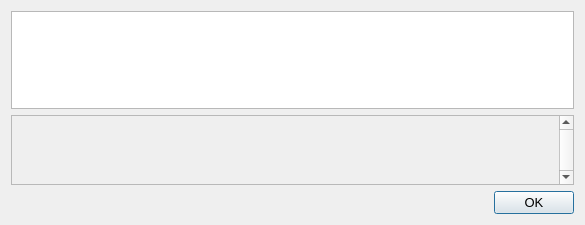
<?xml version="1.0" encoding="UTF-8"?>
<ui version="4.0">
 <class>HelpMessageDialog</class>
 <widget class="QDialog" name="HelpMessageDialog">
  <property name="geometry">
   <rect>
    <x>0</x>
    <y>0</y>
    <width>585</width>
    <height>225</height>
   </rect>
  </property>
  <property name="font">
   <font>
    <pointsize>10</pointsize>
   </font>
  </property>
  <property name="windowTitle">
   <string notr="true">ENSURANCE Core - Command-line options</string>
  </property>
  <layout class="QHBoxLayout" name="horizontalLayout_2">
   <item>
    <layout class="QVBoxLayout" name="verticalLayout">
     <item>
      <widget class="QTextEdit" name="helpMessage">
       <property name="readOnly">
        <bool>true</bool>
       </property>
      </widget>
     </item>
     <item>
      <widget class="QScrollArea" name="scrollArea">
       <property name="verticalScrollBarPolicy">
        <enum>Qt::ScrollBarAlwaysOn</enum>
       </property>
       <property name="widgetResizable">
        <bool>true</bool>
       </property>
       <widget class="QWidget" name="scrollAreaWidgetContents">
        <property name="geometry">
         <rect>
          <x>0</x>
          <y>0</y>
          <width>549</width>
          <height>68</height>
         </rect>
        </property>
        <layout class="QVBoxLayout" name="verticalLayout_2">
         <item>
          <widget class="QLabel" name="aboutMessage">
           <property name="cursor">
            <cursorShape>IBeamCursor</cursorShape>
           </property>
           <property name="textFormat">
            <enum>Qt::PlainText</enum>
           </property>
           <property name="alignment">
            <set>Qt::AlignLeading|Qt::AlignLeft|Qt::AlignTop</set>
           </property>
           <property name="openExternalLinks">
            <bool>true</bool>
           </property>
           <property name="textInteractionFlags">
            <set>Qt::LinksAccessibleByMouse|Qt::TextSelectableByKeyboard|Qt::TextSelectableByMouse</set>
           </property>
          </widget>
         </item>
        </layout>
       </widget>
      </widget>
     </item>
     <item>
      <widget class="QDialogButtonBox" name="okButton">
       <property name="orientation">
        <enum>Qt::Horizontal</enum>
       </property>
       <property name="standardButtons">
        <set>QDialogButtonBox::Ok</set>
       </property>
      </widget>
     </item>
    </layout>
   </item>
  </layout>
 </widget>
 <resources>
  <include location="../ensurance.qrc"/>
 </resources>
 <connections>
  <connection>
   <sender>okButton</sender>
   <signal>accepted()</signal>
   <receiver>HelpMessageDialog</receiver>
   <slot>accept()</slot>
   <hints>
    <hint type="sourcelabel">
     <x>20</x>
     <y>20</y>
    </hint>
    <hint type="destinationlabel">
     <x>20</x>
     <y>20</y>
    </hint>
   </hints>
  </connection>
  <connection>
   <sender>okButton</sender>
   <signal>rejected()</signal>
   <receiver>HelpMessageDialog</receiver>
   <slot>reject()</slot>
   <hints>
    <hint type="sourcelabel">
     <x>20</x>
     <y>20</y>
    </hint>
    <hint type="destinationlabel">
     <x>20</x>
     <y>20</y>
    </hint>
   </hints>
  </connection>
 </connections>
</ui>
